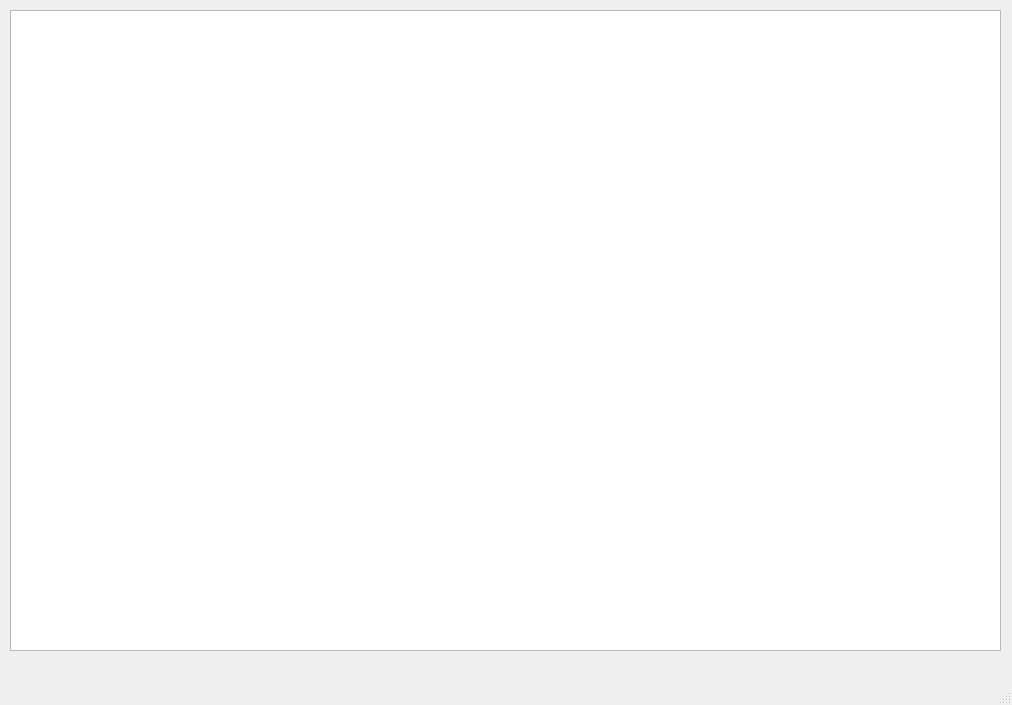
<?xml version="1.0" encoding="UTF-8"?>
<ui version="4.0">
 <class>MainWindow</class>
 <widget class="QMainWindow" name="MainWindow">
  <property name="geometry">
   <rect>
    <x>0</x>
    <y>0</y>
    <width>1012</width>
    <height>705</height>
   </rect>
  </property>
  <property name="windowTitle">
   <string>MainWindow</string>
  </property>
  <widget class="QWidget" name="centralwidget">
   <widget class="QTableView" name="tasks_table">
    <property name="geometry">
     <rect>
      <x>10</x>
      <y>10</y>
      <width>991</width>
      <height>641</height>
     </rect>
    </property>
    <property name="sizeAdjustPolicy">
     <enum>QAbstractScrollArea::AdjustToContents</enum>
    </property>
    <property name="alternatingRowColors">
     <bool>true</bool>
    </property>
    <attribute name="horizontalHeaderCascadingSectionResizes">
     <bool>true</bool>
    </attribute>
    <attribute name="horizontalHeaderMinimumSectionSize">
     <number>10</number>
    </attribute>
    <attribute name="horizontalHeaderDefaultSectionSize">
     <number>25</number>
    </attribute>
    <attribute name="horizontalHeaderStretchLastSection">
     <bool>true</bool>
    </attribute>
    <attribute name="verticalHeaderCascadingSectionResizes">
     <bool>true</bool>
    </attribute>
   </widget>
  </widget>
  <widget class="QMenuBar" name="menubar">
   <property name="geometry">
    <rect>
     <x>0</x>
     <y>0</y>
     <width>1012</width>
     <height>26</height>
    </rect>
   </property>
  </widget>
  <widget class="QStatusBar" name="statusbar"/>
 </widget>
 <resources/>
 <connections/>
</ui>
